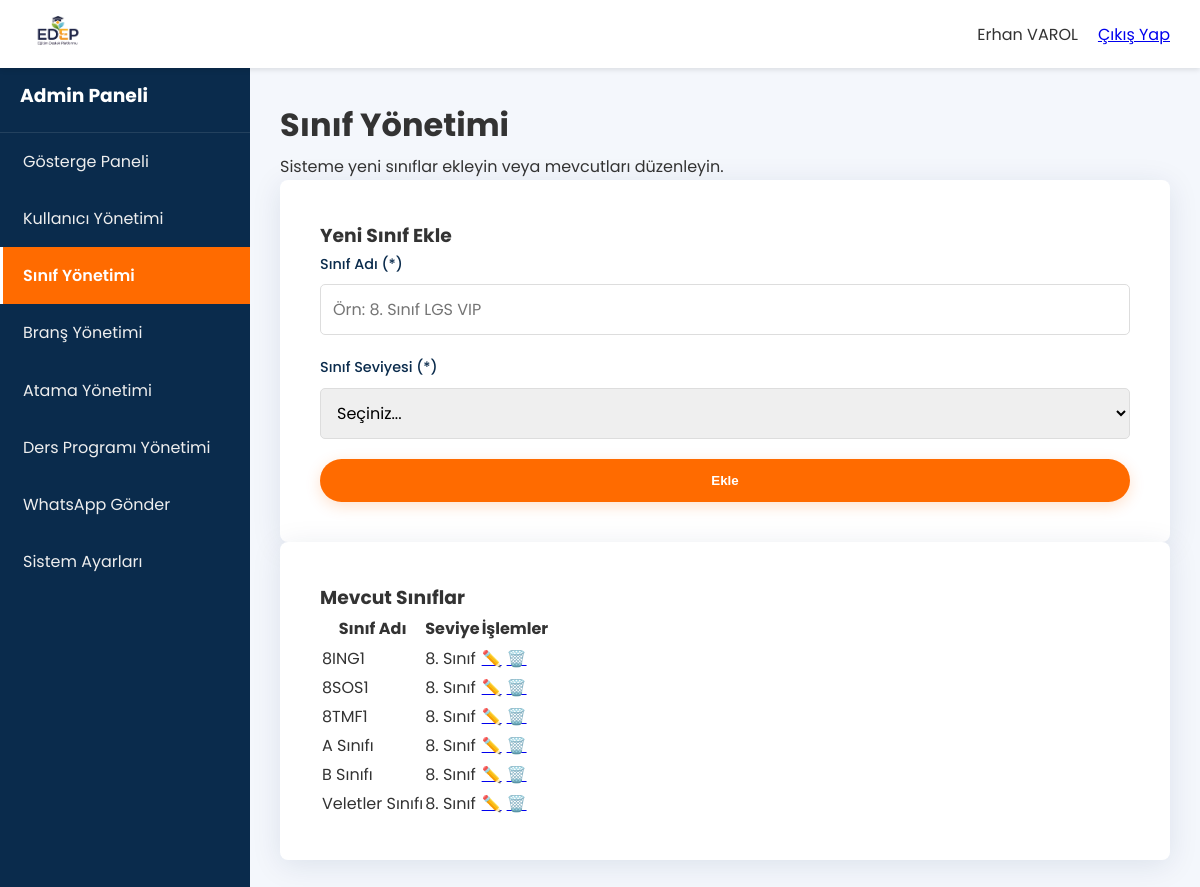
The app's page /panel.php?sayfa=siniflar (signed in) with its own data.
### tables this page shows
CREATE TABLE `siniflar` (
  `id` int(11) NOT NULL,
  `sinif_adi` varchar(100) NOT NULL,
  `seviye` int(11) NOT NULL
);

### includes/paneller/admin_sayfalar/siniflar.php (the view, shortened to what this page needs)
<?php
require_once 'includes/db_connect.php';
$edit_mode = false;
$sinif_verisi = ['id' => 0, 'sinif_adi' => '', 'seviye' => ''];
$siniflar = $conn->query("SELECT id, sinif_adi, seviye FROM siniflar ORDER BY seviye, sinif_adi");
?>
<div class="panel-header">
    <h1>Sınıf Yönetimi</h1>
    <p>Sisteme yeni sınıflar ekleyin veya mevcutları düzenleyin.</p>
</div>
<div class="panel-content">
    <div class="iletisim-grid">
        <div class="form-container card">
            <h3><?php echo $edit_mode ? 'Sınıfı Düzenle' : 'Yeni Sınıf Ekle'; ?></h3>
            <form action="actions/sinif_action.php" method="POST" class="styled-form">
                <div class="form-group">
                    <label for="sinif_adi">Sınıf Adı (*)</label>
                    <input type="text" id="sinif_adi" name="sinif_adi" value="<?php echo htmlspecialchars($sinif_verisi['sinif_adi']); ?>" placeholder="Örn: 8. Sınıf LGS VIP" required>
                </div>
                 <div class="form-group">
                    <label for="seviye">Sınıf Seviyesi (*)</label>
                    <select id="seviye" name="seviye" required>
                        <option value="">Seçiniz...</option>
                    </select>
                </div>
                <button type="submit" name="kaydet" class="btn btn-primary"><?php echo $edit_mode ? 'Güncelle' : 'Ekle'; ?></button>
            </form>
        </div>
        <div class="liste-container card">
            <h3>Mevcut Sınıflar</h3>
            <table class="data-table">
                <thead>
                    <tr>
                        <th>Sınıf Adı</th>
                        <th>Seviye</th>
                        <th>İşlemler</th>
                    </tr>
                </thead>
                <tbody>
                    <?php if ($siniflar && $siniflar->num_rows > 0): ?>
                        <?php while($row = $siniflar->fetch_assoc()): ?>
                            <tr>
                                <td><?php echo htmlspecialchars($row['sinif_adi']); ?></td>
                                <td><?php echo htmlspecialchars($row['seviye']); ?>. Sınıf</td>
                                <td class="actions">
                                    <a href="panel.php?sayfa=siniflar&edit_id=<?php echo $row['id']; ?>" class="btn-icon btn-edit" title="Düzenle">✏️</a>
                                    <a href="actions/sinif_action.php?delete_id=<?php echo $row['id']; ?>" class="btn-icon btn-delete delete-confirm" title="Sil">🗑️</a>
                                </td>
                            </tr>
                        <?php endwhile; ?>
                    <?php else: ?>
                        <tr>
                            <td colspan="3">Kayıtlı sınıf bulunamadı.</td>
                        </tr>
                    <?php endif; ?>
                </tbody>
            </table>
        </div>
    </div>
</div>

### css/style.css (style rules this page uses)
:root { --primary-color: #FF6B00; --secondary-color: #0A2B4C; --accent-color: #4CAF50; --info-color: #17a2b8; --danger-color: #dc3545; --warning-color: #ffc107; --text-color: #333; --light-text-color: #FFFFFF; --background-color: #F4F7FC; --container-width: 1140px; --border-radius: 8px; }
* { margin: 0; padding: 0; box-sizing: border-box; }
html { scroll-behavior: smooth; }
body { font-family: 'Poppins', sans-serif; line-height: 1.7; color: var(--text-color); background-color: var(--background-color); display: flex; flex-direction: column; min-height: 100vh; }
.btn { display: inline-block; padding: 12px 25px; border-radius: 25px; text-decoration: none; font-weight: 600; transition: all 0.3s ease; border: 2px solid transparent; cursor: pointer; text-align: center; }
.btn-primary { background-color: var(--primary-color); color: var(--light-text-color); box-shadow: 0 4px 15px rgba(255, 107, 0, 0.2); }
.card { background: #fff; padding: 40px; border-radius: var(--border-radius); box-shadow: 0 5px 30px rgba(0, 43, 84, 0.1); width: 100%; }
.styled-form { display: flex; flex-direction: column; gap: 20px; }
.form-group { flex: 1; display: flex; flex-direction: column; }
.form-group label { margin-bottom: 8px; font-weight: 500; color: var(--secondary-color); font-size: 0.9rem; }
.form-group input, .form-group textarea, .form-group select { width: 100%; padding: 12px; border: 1px solid #ddd; border-radius: 5px; font-size: 1rem; font-family: 'Poppins', sans-serif; transition: border-color 0.3s ease, box-shadow 0.3s ease; }
.actions { display: flex; gap: 5px; white-space: nowrap; }

### records on screen
siniflar: sinif_adi "8ING1", seviye "8"
siniflar: sinif_adi "8SOS1", seviye "8"
siniflar: sinif_adi "8TMF1", seviye "8"
siniflar: sinif_adi "A Sınıfı", seviye "8"
siniflar: sinif_adi "B Sınıfı", seviye "8"
siniflar: sinif_adi "Veletler Sınıfı", seviye "8"

### other values on screen
$_SESSION['ad_soyad'] "Erhan VAROL"
